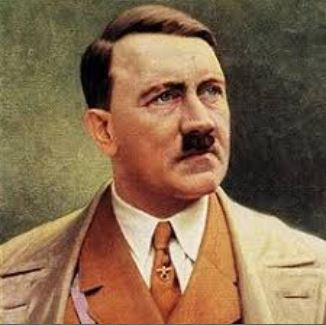
#> input picture DIP/lab2/hitlar.JPG, 326 x 325 px
$ jupyter execute 'Lab 04 image thresholding.ipynb'
#> lines starting #> are read from the running program, lines starting #| are printed output that depends on the picture; after the words box and inside, x2 and y2 are one past the last pixel; in counts of white or black regions, pixels touching at a corner belong together; pictures that were not available may be replaced by others from this repository, and a replacement may not be noted
[cell 1]
import cv2
import numpy as np
img = cv2.imread("hitlar.JPG")
#> img is the input picture: shape (325, 326, 3); mean B, G, R 77.6, 105.9, 134
cv2.imshow("main",img)
cv2.waitKey(0)
cv2.destroyAllWindows()
from matplotlib import pyplot as plt
img = cv2.imread("C:/Users/Md. Rasheduzzaman/Pictures/Saved Pictures/b.jpg")
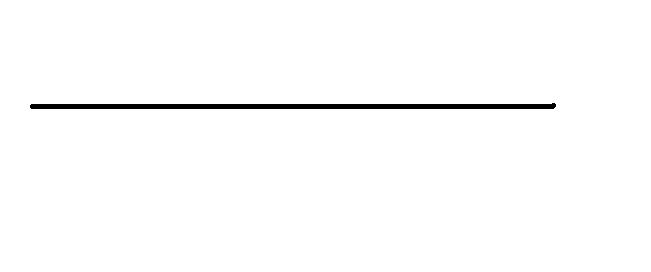
#> input picture DIP/lab2/straight_line.jpg, 651 x 272 px, given in place of b.jpg, which was not available
#> img is the input picture: shape (272, 651, 3); min 0, max 255, mean 251.2
ret,thresh1 = cv2.threshold(img,127,255,cv2.THRESH_BINARY)
#> thresh1: shape (272, 651, 3); 98.5% white; 1 black region, box (x1, y1, x2, y2) and area: (30, 103, 556, 109) 2628
ret,thresh2 = cv2.threshold(img,127,255,cv2.THRESH_BINARY_INV)
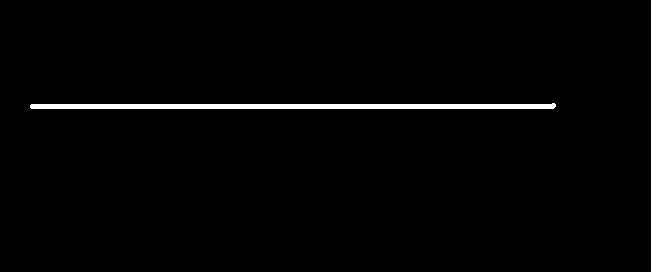
#> thresh2: shape (272, 651, 3); 1.5% white; 1 white region, box (x1, y1, x2, y2) and area: (30, 103, 556, 109) 2628
ret,thresh3 = cv2.threshold(img,127,255,cv2.THRESH_TRUNC)
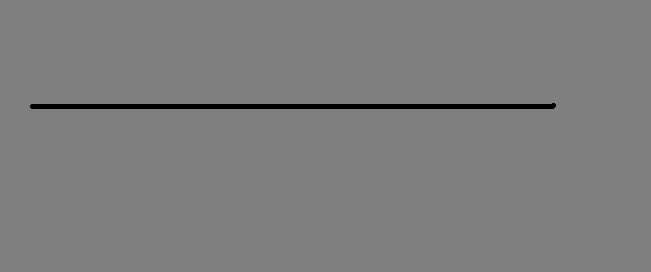
#> thresh3: shape (272, 651, 3); min 0, max 127, mean 125.1
ret,thresh4 = cv2.threshold(img,127,255,cv2.THRESH_TOZERO)
ret,thresh5 = cv2.threshold(img,127,255,cv2.THRESH_TOZERO_INV)

titles = ['Original Image','BINARY','BINARY_INV','TRUNC','TOZERO','TOZERO_INV']
images = [img, thresh1, thresh2, thresh3, thresh4, thresh5]

for i in range(6):
    plt.subplot(2,3,i+1),plt.imshow(images[i],'gray')
    plt.title(titles[i])
    plt.xticks([]),plt.yticks([])

plt.show()
